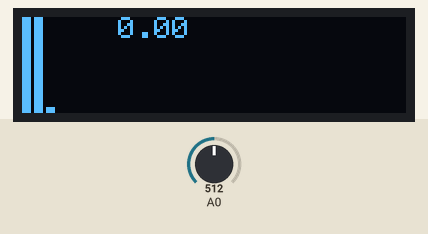
A sketch run on a simulated Arduino Uno, built with avr-gcc and run on an emulated ATmega328P. Parts: 128×32 one-colour display. The test bench sets the inputs (shaded band); at power-on: A0 = 512.

Above: at 1.2 s.
1.3 s: A0 set to 716
2.9 s: A0 set to 900
At 3.5 s:
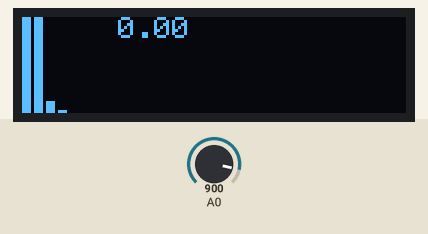
4.5 s: A0 set to 1023
Timing chart, 0 to 7.5 s (numbered marks = the images above; inputs shaded):
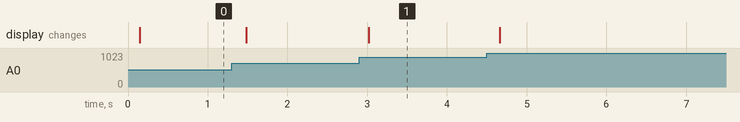

Measured:
- after the input at 2.9 s, the display: changes after 0.12 s (image 1)

The sketch:

spettro.ino
```cpp
#include <Wire.h>
#include <Adafruit_GFX.h>
#include <Adafruit_SSD1306.h>
#include "arduinoFFT.h"

Adafruit_SSD1306 display(128, 32, &Wire, 4);
arduinoFFT FFT = arduinoFFT();

const uint16_t samples = 64;

double vReal[samples];
double vImag[samples];

void setup() {
  Serial.begin(9600);
  if (!display.begin(SSD1306_SWITCHCAPVCC, 0x3C)) {
      for(;;);
  }
  display.clearDisplay();
  display.display();
}

void loop() {
  for (int i = 0; i < samples; i++) {
    vReal[i] = analogRead(A0);
    vImag[i] = 0;
  }

  FFT.Windowing(vReal, samples, FFT_WIN_TYP_HAMMING, FFT_FORWARD);
  FFT.Compute(vReal, vImag, samples, FFT_FORWARD);
  FFT.ComplexToMagnitude(vReal, vImag, samples);

  double peak = FFT.MajorPeak(vReal, samples, 5000);

  display.clearDisplay();
  for (int i = 0; i < samples/2; i++){
     int y = map(vReal[i], 0, 1024, 0, 32);
     int xg = i*4;
     display.fillRect(xg, 32-y, 3, y, WHITE);
  }
  display.setTextSize(1);
  display.setTextColor(SSD1306_WHITE);
  display.setCursor(32, 0);
  display.print(String(peak));
  display.display();
}
```
